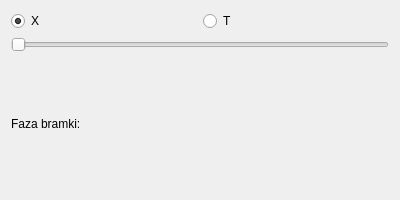
<?xml version="1.0" encoding="UTF-8"?>
<ui version="4.0">
 <class>Form</class>
 <widget class="QWidget" name="Form">
  <property name="geometry">
   <rect>
    <x>0</x>
    <y>0</y>
    <width>400</width>
    <height>200</height>
   </rect>
  </property>
  <property name="sizePolicy">
   <sizepolicy hsizetype="Minimum" vsizetype="Minimum">
    <horstretch>0</horstretch>
    <verstretch>0</verstretch>
   </sizepolicy>
  </property>
  <property name="windowTitle">
   <string>Form</string>
  </property>
  <layout class="QVBoxLayout" name="verticalLayout_2">
   <item>
    <layout class="QVBoxLayout" name="verticalLayout">
     <item>
      <layout class="QHBoxLayout" name="horizontalLayout">
       <item>
        <widget class="QRadioButton" name="xGateRadio">
         <property name="text">
          <string>X</string>
         </property>
         <property name="checked">
          <bool>true</bool>
         </property>
        </widget>
       </item>
       <item>
        <widget class="QRadioButton" name="zGateRadio">
         <property name="text">
          <string>T</string>
         </property>
        </widget>
       </item>
      </layout>
     </item>
     <item>
      <widget class="QSlider" name="phaseSlider">
       <property name="maximum">
        <number>100</number>
       </property>
       <property name="singleStep">
        <number>1</number>
       </property>
       <property name="orientation">
        <enum>Qt::Horizontal</enum>
       </property>
       <property name="tickPosition">
        <enum>QSlider::NoTicks</enum>
       </property>
      </widget>
     </item>
     <item>
      <widget class="QLabel" name="label">
       <property name="sizePolicy">
        <sizepolicy hsizetype="Minimum" vsizetype="Minimum">
         <horstretch>0</horstretch>
         <verstretch>0</verstretch>
        </sizepolicy>
       </property>
       <property name="text">
        <string>Faza bramki:</string>
       </property>
      </widget>
     </item>
    </layout>
   </item>
  </layout>
 </widget>
 <resources/>
 <connections/>
</ui>
